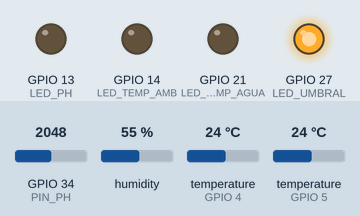
A program run on a simulated ESP32. Parts: output pins drawn as LEDs (lit = HIGH). The inputs (shaded band) are chosen by the test bench; at power-on: GPIO 34 (PIN_PH) = 2048, humidity 55 %, temperature (sensors on GPIO 4, GPIO 5) 24 °C. WiFi joins after 1.5 s; servers stay silent unless stated; uploads are accepted with an empty reply; the local clock reads 2024-03-15 10:24:30 at power-on unless the program sets it; storage starts empty; what the program prints to the serial monitor is not drawn.

Above: at 7.7 s.
7.8 s: GPIO 34 (PIN_PH) set to 2612
13.5 s: GPIO 34 (PIN_PH) set to 2707
At 18.3 s:
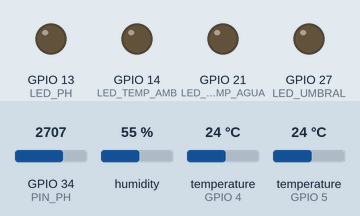
18.8 s: GPIO 34 (PIN_PH) set to 3278
24.0 s: GPIO 34 (PIN_PH) set to 3366
At 29.1 s:
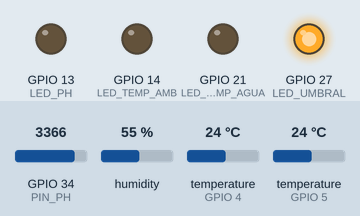
Timing chart, 0 to 30.6 s (numbered marks = the images above; inputs shaded):
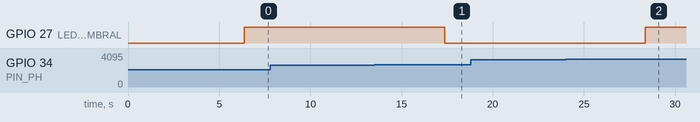

Measured:
- the behaviour switches between 2647 and 2648 on GPIO 34 (PIN_PH) (found by bisection; images 0 and 1)
- the behaviour switches between 3329 and 3330 on GPIO 34 (PIN_PH) (found by bisection; images 1 and 2)
- after the input at 7.8 s, every drawn part: stays the same
- after the input at 13.5 s, GPIO 27 (LED_UMBRAL): HIGH → LOW after 3.9 s
- after the input at 18.8 s, every drawn part: stays the same
- after the input at 24.0 s, GPIO 27 (LED_UMBRAL): LOW → HIGH after 4.4 s

The program:

main.cpp
```cpp
#include <Arduino.h>
#include <WiFi.h>
#include <HTTPClient.h>
#include <DHT.h>
#include <OneWire.h>
#include <DallasTemperature.h>
#include <SD.h>
#include <SPI.h>
#include <time.h>

//  CONFIGURACIÓN

const char *SSID = "Andres";
const char *WIFI_PASS = "andf12345";

const char *URL_MEDICIONES = "http://10.140.155.168:8000/api/mediciones";
const char *URL_UMBRALES = "http://10.140.155.168:8000/api/umbrales";

const unsigned long INTERVALO_MEDICION = 5500;
const unsigned long INTERVALO_UMBRALES = 600000UL;

// NTP — servidor de tiempo y zona horaria Colombia (UTC-5)
const char *NTP_SERVER = "pool.ntp.org";
const long GMT_OFFSET = -18000; // UTC-5 en segundos
const int DST_OFFSET = 0;

// ── Pines sensores ─────────────────────────────────────────────
#define PIN_DHT 4
#define PIN_DS18B20 5
#define PIN_PH 34

// ── Pines LEDs de validación de sensores ───────────────
#define LED_PH 13
#define LED_TEMP_AMB 14
#define LED_TEMP_AGUA 21

// ── Pin LED de alerta de umbral ────────────────────────────────
#define LED_UMBRAL 27

// ── Pines MicroSD (SPI personalizado) ─────────────────────────
#define SD_MOSI 23
#define SD_MISO 22
#define SD_SCK 25
#define SD_CS 26
#define SD_ARCHIVO "/pendientes.txt"

// ── Sensores instalados físicamente ───────────────────────────
#define SENSOR_PH_INSTALADO true
#define SENSOR_DS18B20_INSTALADO true
#define SENSOR_DHT22_INSTALADO true

// ── Calibración pH ─────────────────────────────────────────────
#define PH_VOLTAJE_7 2.50f
#define PH_VOLTAJE_4 3.05f
#define DHTTYPE DHT22

//  OBJETOS

DHT dht(PIN_DHT, DHTTYPE);
OneWire oneWireBus(PIN_DS18B20);
DallasTemperature ds18b20(&oneWireBus);
SPIClass spiSD(HSPI);

//  VARIABLES GLOBALES

const float SIN_DATO = NAN;

unsigned long ultimaMedicion = 0;
unsigned long ultimoUmbral = 0;
bool sdDisponible = false;
bool ntpSincronizado = false;

struct Umbrales
{
    float ph_min = 6.0f;
    float ph_max = 9.0f;
    float t_amb_min = 15.0f;
    float t_amb_max = 35.0f;
    float t_agua_min = 10.0f;
    float t_agua_max = 40.0f;
    bool cargados = false;
} umbrales;

//  NTP — fecha y hora

// Sincroniza el reloj interno del ESP32 con el servidor NTP.

void sincronizarNTP()
{
    if (WiFi.status() != WL_CONNECTED)
        return;

    configTime(GMT_OFFSET, DST_OFFSET, NTP_SERVER);

    struct tm info;
    unsigned long inicio = millis();
    while (!getLocalTime(&info) && millis() - inicio < 5000)
    {
        delay(200);
    }

    if (getLocalTime(&info))
    {
        ntpSincronizado = true;
        char buf[32];
        strftime(buf, sizeof(buf), "%Y-%m-%d %H:%M:%S", &info);
        Serial.printf("[NTP] Hora sincronizada: %s\n", buf);
    }
    else
    {
        Serial.println("[NTP] No se pudo sincronizar. Se usará millis() como referencia.");
    }
}

// Devuelve la fecha y hora actual como String "YYYY-MM-DD HH:MM:SS".
// Si el NTP está sincronizado usa la hora real.

String obtenerFechaHora()
{
    if (!ntpSincronizado)
        return "";

    struct tm info;
    if (!getLocalTime(&info))
        return "";

    char buf[32];
    strftime(buf, sizeof(buf), "%Y-%m-%d %H:%M:%S", &info);
    return String(buf);
}

//  WIFI

void reconectarWiFi()
{
    if (WiFi.status() == WL_CONNECTED)
        return;

    Serial.println("[WiFi] Reconectando...");
    WiFi.disconnect();
    WiFi.begin(SSID, WIFI_PASS);

    unsigned long inicio = millis();
    while (WiFi.status() != WL_CONNECTED && millis() - inicio < 10000)
    {
        delay(500);
        Serial.print(".");
    }

    if (WiFi.status() == WL_CONNECTED)
    {
        Serial.println("\n[WiFi] Reconectado. IP: " + WiFi.localIP().toString());
        // Re-sincronizar NTP al reconectar
        sincronizarNTP();
    }
    else
    {
        Serial.println("\n[WiFi] Sin conexión. Se reintentará en el próximo ciclo.");
    }
}

//  UMBRALES

bool consultarUmbral(const char *variable, float &destMin, float &destMax)
{
    if (WiFi.status() != WL_CONNECTED)
        return false;

    HTTPClient http;
    http.begin(String(URL_UMBRALES) + "/" + variable);
    int code = http.GET();

    if (code == 200)
    {
        String body = http.getString();
        int idxMin = body.indexOf("\"minimo\":") + 9;
        int idxMax = body.indexOf("\"maximo\":") + 9;
        if (idxMin > 9 && idxMax > 9)
        {
            destMin = body.substring(idxMin, body.indexOf(',', idxMin)).toFloat();
            destMax = body.substring(idxMax, body.indexOf('}', idxMax)).toFloat();
            http.end();
            return true;
        }
    }
    http.end();
    return false;
}

void cargarUmbrales()
{
    if (WiFi.status() != WL_CONNECTED)
    {
        Serial.println("[Umbrales] Sin WiFi — usando valores " + String(umbrales.cargados ? "anteriores" : "por defecto"));
        return;
    }

    bool ok = true;
    ok &= consultarUmbral("ph", umbrales.ph_min, umbrales.ph_max);
    ok &= consultarUmbral("temp_ambiente", umbrales.t_amb_min, umbrales.t_amb_max);
    ok &= consultarUmbral("temp_agua", umbrales.t_agua_min, umbrales.t_agua_max);

    if (ok)
    {
        umbrales.cargados = true;
        Serial.printf("[Umbrales] Actualizados — pH:[%.1f-%.1f] T.Amb:[%.1f-%.1f] T.Agua:[%.1f-%.1f]\n",
                      umbrales.ph_min, umbrales.ph_max,
                      umbrales.t_amb_min, umbrales.t_amb_max,
                      umbrales.t_agua_min, umbrales.t_agua_max);
    }
    else
    {
        Serial.println("[Umbrales] Error al cargar — usando valores " + String(umbrales.cargados ? "anteriores" : "por defecto"));
    }
}

//  LEDS

void actualizarLEDsSensores(bool fallo_ph, bool fallo_t_amb, bool fallo_t_agua)
{
    digitalWrite(LED_PH, fallo_ph ? HIGH : LOW);
    digitalWrite(LED_TEMP_AMB, fallo_t_amb ? HIGH : LOW);
    digitalWrite(LED_TEMP_AGUA, fallo_t_agua ? HIGH : LOW);

    Serial.printf("[LEDs] pH:%s | T.Amb:%s | T.Agua:%s\n",
                  fallo_ph ? "FALLO" : "OK",
                  fallo_t_amb ? "FALLO" : "OK",
                  fallo_t_agua ? "FALLO" : "OK");
}

// LED naranja: encendido fijo si cualquier sensor supera su umbral

void actualizarLEDUmbral(float ph, float t_amb, float t_agua)
{
    bool fueraDeRango = false;

    if (!isnan(ph) && (ph < umbrales.ph_min || ph > umbrales.ph_max))
        fueraDeRango = true;
    if (!isnan(t_amb) && (t_amb < umbrales.t_amb_min || t_amb > umbrales.t_amb_max))
        fueraDeRango = true;
    if (!isnan(t_agua) && (t_agua < umbrales.t_agua_min || t_agua > umbrales.t_agua_max))
        fueraDeRango = true;

    digitalWrite(LED_UMBRAL, fueraDeRango ? HIGH : LOW);

    if (fueraDeRango)
        Serial.println("[LED Umbral] ALERTA — valor fuera de rango");
}

//  MICROSD

// Guarda una medición en la SD con su fecha y hora real.

void guardarEnSD(float ph, float t_amb, float t_agua)
{
    if (!sdDisponible)
    {
        Serial.println("[SD] No disponible — medición perdida");
        return;
    }

    auto fmtVal = [](float v) -> String
    {
        return isnan(v) ? "null" : String(v, 2);
    };

    // Usar la fecha/hora real del NTP; si no hay sincronización
    // se guarda cadena vacía y el servidor usará su propia hora
    String fechaHora = obtenerFechaHora();

    String linea = fechaHora + "|" +
                   fmtVal(ph) + "|" +
                   fmtVal(t_amb) + "|" +
                   fmtVal(t_agua) + "\n";

    File f = SD.open(SD_ARCHIVO, FILE_APPEND);
    if (f)
    {
        f.print(linea);
        f.close();
        Serial.println("[SD] Guardado: " + linea);
    }
    else
    {
        Serial.println("[SD] Error al abrir archivo");
    }
}

// Reenvía todas las mediciones guardadas en la SD al servidor
void reenviarDesdeSD()
{
    if (!sdDisponible || !SD.exists(SD_ARCHIVO))
        return;
    if (WiFi.status() != WL_CONNECTED)
        return;

    File f = SD.open(SD_ARCHIVO, FILE_READ);
    if (!f)
    {
        Serial.println("[SD] Error al abrir archivo para reenvío");
        return;
    }

    Serial.println("[SD] Iniciando reenvío de mediciones pendientes...");
    int enviados = 0, errores = 0;

    while (f.available())
    {
        String linea = f.readStringUntil('\n');
        linea.trim();
        if (linea.length() == 0)
            continue;

        // Formato: fecha_hora|ph|t_amb|t_agua
        int sep1 = linea.indexOf('|');
        int sep2 = linea.indexOf('|', sep1 + 1);
        int sep3 = linea.indexOf('|', sep2 + 1);
        if (sep1 < 0 || sep2 < 0 || sep3 < 0)
            continue;

        String sFecha = linea.substring(0, sep1);
        String sPH = linea.substring(sep1 + 1, sep2);
        String sTAmb = linea.substring(sep2 + 1, sep3);
        String sTAgua = linea.substring(sep3 + 1);

        // Construir payload
        String payload = "{\"ph\":" + sPH +
                         ",\"temp_ambiente\":" + sTAmb +
                         ",\"temp_agua\":" + sTAgua;
        if (sFecha.length() > 0)
            payload += ",\"fecha_hora\":\"" + sFecha + "\"";
        payload += "}";

        HTTPClient http;
        http.begin(URL_MEDICIONES);
        http.addHeader("Content-Type", "application/json");
        int code = http.POST(payload);
        http.end();

        if (code == 201)
        {
            enviados++;
        }
        else
        {
            errores++;
            Serial.printf("[SD] Error reenvío (HTTP %d): %s\n", code, payload.c_str());
            break;
        }
    }
    f.close();

    Serial.printf("[SD] Reenvío: %d enviados, %d errores\n", enviados, errores);

    if (errores == 0)
    {
        SD.remove(SD_ARCHIVO);
        Serial.println("[SD] Archivo borrado — SD vacía");
    }
}

//  SENSORES

float leerTemperaturaAmbiente()
{
    if (!SENSOR_DHT22_INSTALADO)
    {
        Serial.println("[DHT22] Sensor no instalado → null");
        return SIN_DATO;
    }
    float temp = dht.readTemperature();
    if (isnan(temp))
    {
        Serial.println("[DHT22] Error de lectura → null");
        return SIN_DATO;
    }
    return temp;
}

float leerTemperaturaAgua()
{
    if (!SENSOR_DS18B20_INSTALADO)
    {
        Serial.println("[DS18B20] Sensor no instalado → null");
        return SIN_DATO;
    }
    ds18b20.requestTemperatures();
    float temp = ds18b20.getTempCByIndex(0);

    if (temp == DEVICE_DISCONNECTED_C || temp <= -126.0f)
    {
        Serial.println("[DS18B20] Error de lectura → null");
        return SIN_DATO;
    }
    return temp;
}

float leerPH()
{
    if (!SENSOR_PH_INSTALADO)
    {
        Serial.println("[pH] Sensor no instalado → null");
        return SIN_DATO;
    }
    const int MUESTRAS = 10;
    long suma = 0;
    for (int i = 0; i < MUESTRAS; i++)
    {
        suma += analogRead(PIN_PH);
        delay(10);
    }
    float voltaje = ((float)suma / MUESTRAS) * (3.3f / 4095.0f);
    float pendiente = (4.0f - 7.0f) / (PH_VOLTAJE_4 - PH_VOLTAJE_7);
    return constrain(7.0f + pendiente * (voltaje - PH_VOLTAJE_7), 0.0f, 14.0f);
}

//  SETUP

void setup()
{
    Serial.begin(115200);

    // ── LEDs ───────────────────────────────────────────────────
    pinMode(LED_PH, OUTPUT);
    digitalWrite(LED_PH, LOW);
    pinMode(LED_TEMP_AMB, OUTPUT);
    digitalWrite(LED_TEMP_AMB, LOW);
    pinMode(LED_TEMP_AGUA, OUTPUT);
    digitalWrite(LED_TEMP_AGUA, LOW);
    pinMode(LED_UMBRAL, OUTPUT);
    digitalWrite(LED_UMBRAL, LOW);

    // ── Sensores ───────────────────────────────────────────────
    dht.begin();
    ds18b20.begin();

    int sensDS = ds18b20.getDeviceCount();
    Serial.printf("[DS18B20] Sensores en el bus: %d\n", sensDS);
    if (sensDS == 0)
        Serial.println("[DS18B20] ADVERTENCIA: Verifica conexión.");

    // ── MicroSD ────────────────────────────────────────────────
    spiSD.begin(SD_SCK, SD_MISO, SD_MOSI, SD_CS);
    if (SD.begin(SD_CS, spiSD, 1000000))
    {
        sdDisponible = true;
        Serial.println("[SD] Inicializada correctamente.");
    }
    else
    {
        Serial.println("[SD] ADVERTENCIA: No se pudo inicializar. Respaldo deshabilitado.");
    }

    // ── WiFi ───────────────────────────────────────────────────
    Serial.println("[WiFi] Conectando...");
    WiFi.begin(SSID, WIFI_PASS);
    unsigned long t = millis();
    while (WiFi.status() != WL_CONNECTED && millis() - t < 10000)
    {
        delay(500);
        Serial.print(".");
    }
    if (WiFi.status() == WL_CONNECTED)
    {
        Serial.println("\n[WiFi] Conectado. IP: " + WiFi.localIP().toString());
        // Sincronizar hora inmediatamente al conectar
        sincronizarNTP();
    }
    else
    {
        Serial.println("\n[WiFi] Sin conexión inicial.");
    }

    // ── Umbrales ───────────────────────────────────────────────
    cargarUmbrales();
    ultimoUmbral = millis();
}

//  LOOP

void loop()
{
    unsigned long ahora = millis();

    // ── Refresco periódico de umbrales ─────────────────────────
    if (ahora - ultimoUmbral >= INTERVALO_UMBRALES)
    {
        ultimoUmbral = ahora;
        cargarUmbrales();
    }

    // ── Ciclo de medición ──────────────────────────────────────
    if (ahora - ultimaMedicion >= INTERVALO_MEDICION)
    {
        ultimaMedicion = ahora;

        // 1. Leer sensores
        float t_amb = leerTemperaturaAmbiente();
        float t_agua = leerTemperaturaAgua();
        float ph = leerPH();

        // 2. LEDs rojos — fallo de sensor
        actualizarLEDsSensores(isnan(ph), isnan(t_amb), isnan(t_agua));

        // 3. LED naranja — alerta de umbral (encendido fijo, sin delay)
        actualizarLEDUmbral(ph, t_amb, t_agua);

        // 4. Intentar reconectar WiFi si es necesario
        reconectarWiFi();

        // 5. Preparar payload con fecha/hora actual
        auto fmtVal = [](float v) -> String
        {
            return isnan(v) ? "null" : String(v, 2);
        };

        String fechaHora = obtenerFechaHora();

        String payload = "{\"ph\":" + fmtVal(ph) +
                         ",\"temp_ambiente\":" + fmtVal(t_amb) +
                         ",\"temp_agua\":" + fmtVal(t_agua);
        if (fechaHora.length() > 0)
            payload += ",\"fecha_hora\":\"" + fechaHora + "\"";
        payload += "}";

        if (WiFi.status() == WL_CONNECTED)
        {
            // 6a. WiFi disponible: reenviar pendientes SD, luego enviar actual
            reenviarDesdeSD();

            HTTPClient http;
            http.begin(URL_MEDICIONES);
            http.addHeader("Content-Type", "application/json");
            int codigo = http.POST(payload);
            http.end();

            if (codigo == 201)
            {
                Serial.printf("[HTTP] OK | %s | pH:%s T_amb:%s T_agua:%s\n",
                              fechaHora.c_str(),
                              fmtVal(ph).c_str(), fmtVal(t_amb).c_str(), fmtVal(t_agua).c_str());
            }
            else
            {
                // WiFi activo pero servidor caído → guardar en SD
                Serial.printf("[HTTP] Error (%d) → guardando en SD\n", codigo);
                guardarEnSD(ph, t_amb, t_agua);
            }
        }
        else
        {
            // 6b. Sin WiFi → guardar en SD con fecha/hora actual
            Serial.println("[WiFi] Sin conexión — guardando en SD");
            guardarEnSD(ph, t_amb, t_agua);
        }
    }
}
```
